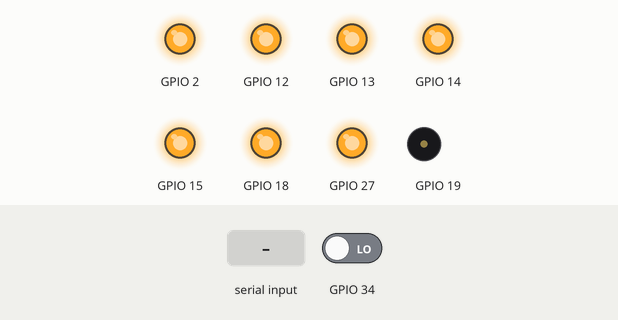
Bench run of a sketch on a simulated ESP32. On the bench: output pins drawn as LEDs (lit = HIGH), buzzer (waves = sounding). The test bench sets the inputs (shaded band); at power-on: GPIO 34 LOW. Nothing arrives over Bluetooth unless stated.

Above: at 1.2 s.
1.3 s: "1" received over the second serial link
At 3.4 s:
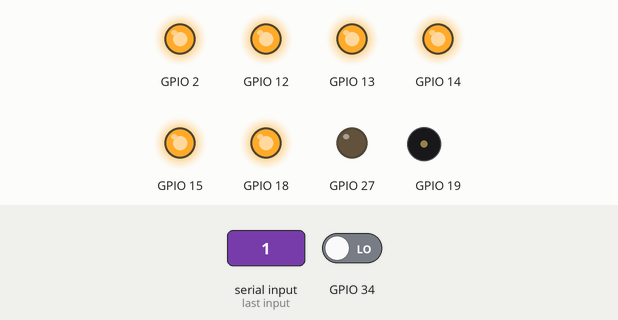
3.8 s: "r" received over the second serial link
At 5.7 s:
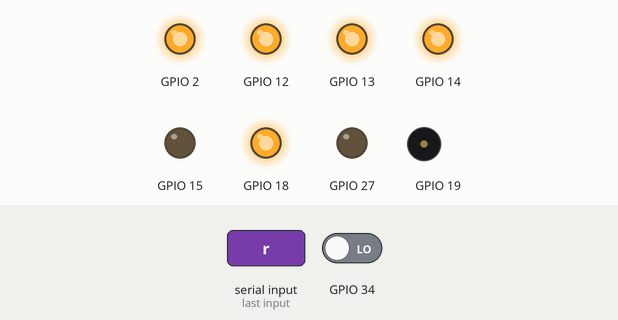
6.3 s: "0" received over the second serial link
At 8.5 s:
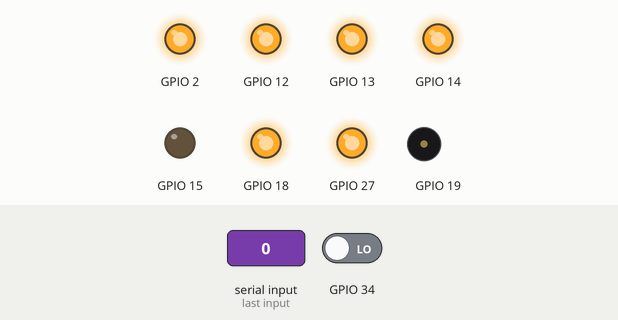
8.8 s: "g" received over the second serial link
At 11.0 s:
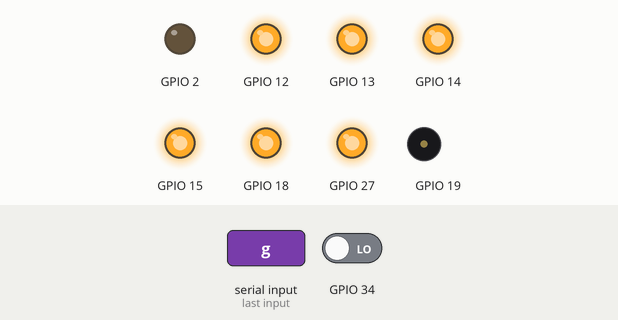
11.3 s: "b" received over the second serial link
At 13.5 s:
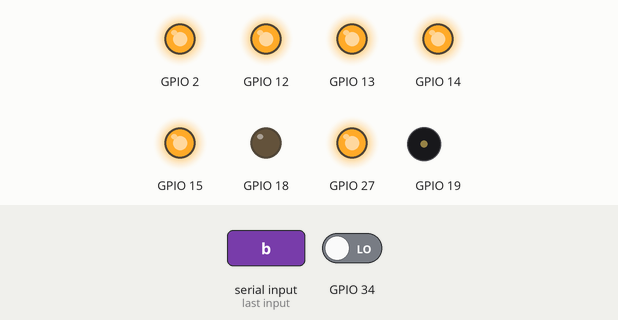
13.8 s: "s" received over the second serial link
At 14.9 s:
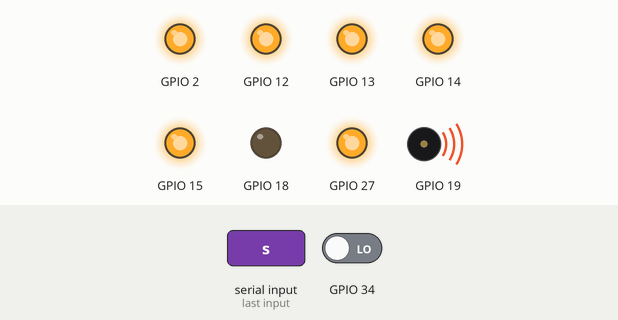
Timing chart, 0 to 16.8 s (numbered marks = the images above; inputs shaded):
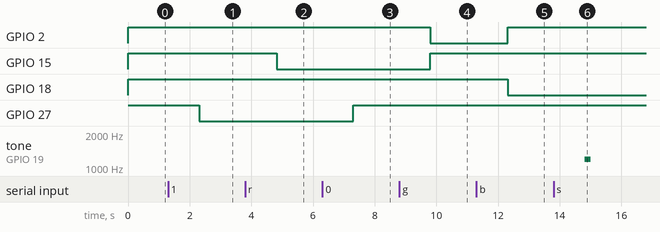

Measured:
- after the input at 1.3 s, GPIO 27: HIGH → LOW after 1.0 s
- after the input at 3.8 s, GPIO 15: HIGH → LOW after 1.0 s
- after the input at 6.3 s, GPIO 27: LOW → HIGH after 1.0 s
- after the input at 8.8 s, GPIO 2: HIGH → LOW after 1.0 s; GPIO 15: LOW → HIGH after 1.0 s
- after the input at 11.3 s, GPIO 2: LOW → HIGH after 1.0 s; GPIO 18: HIGH → LOW after 1.0 s
- after the input at 13.8 s, tone on GPIO 19: silent → 1200 Hz after 1.0 s, → silent 0.20 s later

The sketch:

Ardu8_BBL_ESP32_10_Bluetooth.ino
```cpp
#include "BluetoothSerial.h"
BluetoothSerial SerialBT;
String cmd = "";
int now = 0;
int prev = 0;
void setup() {
  	board_init();
  	SerialBT.begin("Kiber-BT");
}
void loop() {
  	if (SerialBT.available()) {
      	cmd = String(SerialBT.readString());
      	cmd.trim();
      	if ((cmd == "1")) {
          	digitalWrite(27, LOW);
          	SerialBT.println("LED1 включён");
      } else if ((cmd == "0")) {
          	digitalWrite(27, HIGH);
          	SerialBT.println("LED1 выключен");
      } else if ((cmd == "r")) {
          	digitalWrite(15, LOW);
          	digitalWrite(2, HIGH);
          	digitalWrite(18, HIGH);
          	SerialBT.println("Красный");
      } else if ((cmd == "g")) {
          	digitalWrite(15, HIGH);
          	digitalWrite(2, LOW);
          	digitalWrite(18, HIGH);
          	SerialBT.println("Зелёный");
      } else if ((cmd == "b")) {
          	digitalWrite(15, HIGH);
          	digitalWrite(2, HIGH);
          	digitalWrite(18, LOW);
          	SerialBT.println("Синий");
      } else if ((cmd == "x")) {
          	leds_off();
          	SerialBT.println("Всё выключено");
      } else if ((cmd == "s")) {
          	tone(19, 1200, 200);
          	SerialBT.println("Бип");
      } else {
          	SerialBT.println(String("Не понял: ") + String(cmd));
      }
  }
  	now = (int)digitalRead(34);
  	if (((now == 1) && (prev == 0))) {
      	SerialBT.println("BUT1");
  }
  	prev = (int)now;
  	delay(20);
}

void board_init() {
  	pinMode(34, INPUT);
  	pinMode(35, INPUT);
  	pinMode(25, INPUT);
  	pinMode(26, INPUT);
  	pinMode(27, OUTPUT);
  	pinMode(14, OUTPUT);
  	pinMode(12, OUTPUT);
  	pinMode(13, OUTPUT);
  	pinMode(15, OUTPUT);
  	pinMode(2, OUTPUT);
  	pinMode(18, OUTPUT);
  	pinMode(19, OUTPUT);
  	leds_off();
}

void leds_off() {
  	digitalWrite(27, HIGH);
  	digitalWrite(14, HIGH);
  	digitalWrite(12, HIGH);
  	digitalWrite(13, HIGH);
  	digitalWrite(15, HIGH);
  	digitalWrite(2, HIGH);
  	digitalWrite(18, HIGH);
}
```
